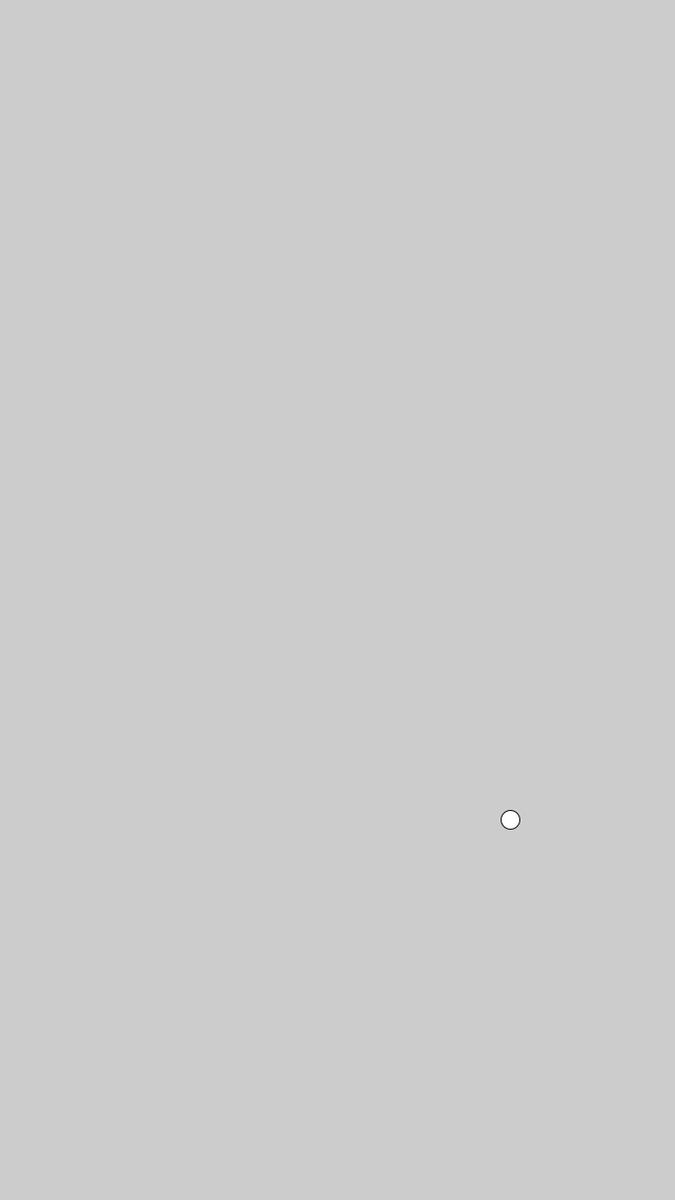
Frame 1 (no input)
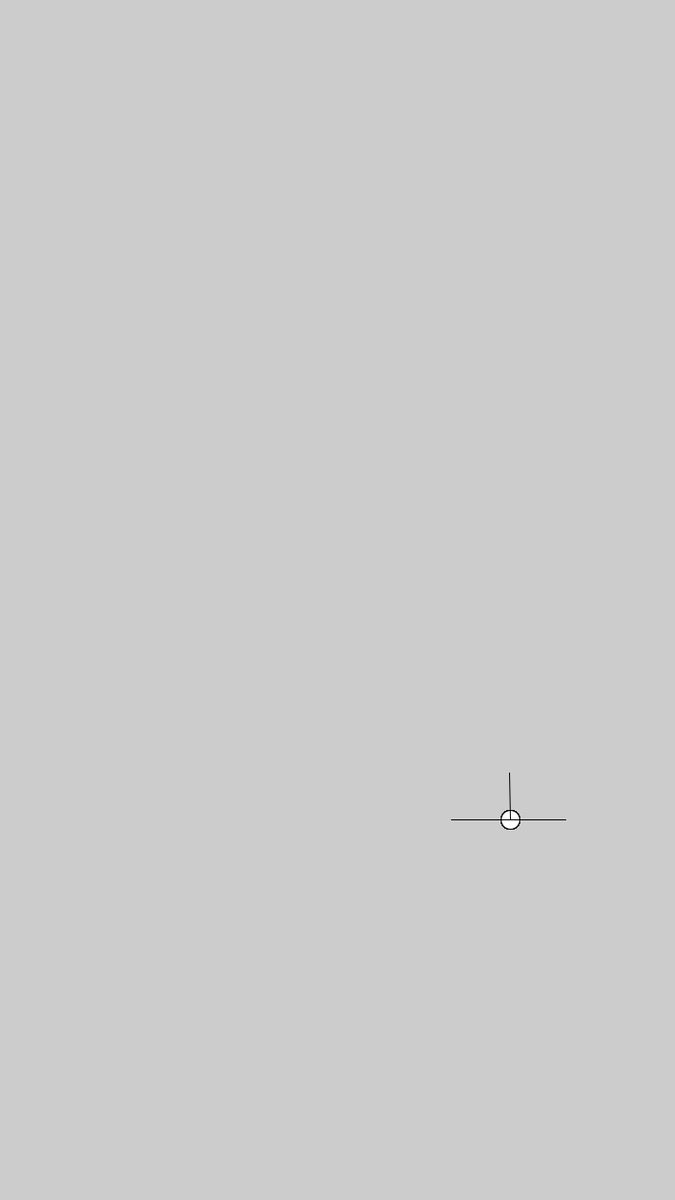
Frame 60 (the mouse pressed at the canvas centre just before this capture)
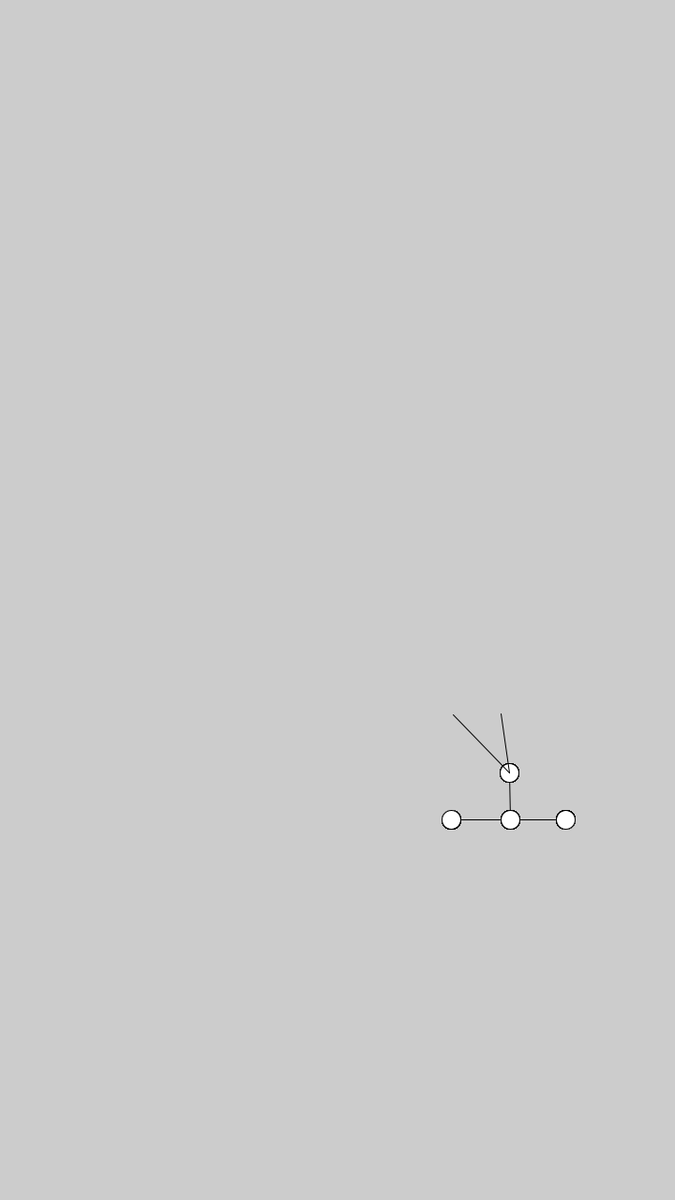
Frame 120 (the mouse held since frame 60 and released just before this capture)

The Processing sketch that drew these frames (run headless with seeded random() and noise(); from frame 60 on, the mouse is pressed at the canvas centre):

// Processing sketch: main
// ── main.pde
ArrayList<Cell> cells;
int cellSize, cols, rows;
float xoff, yoff, midx, midy;
int seconds;

Cell rc;
PVector rcl;

void setup() {
  size(720, 1280);

  //size(1600, 900);
  //noLoop();
  //noStroke();

  seconds = 0;

  cells = new ArrayList<Cell>();
  cellSize = 60;
  cols = (int)(width/(cellSize*1.0))-1;
  rows = 9;
  xoff = (width - (cols * cellSize))/2;
  yoff = (height - (rows * cellSize))/2; 

  for (int y = 0; y < rows; y++) {
    for (int x = 0; x < cols; x++) {

      if (random(100) < 60) {

        PVector l = new PVector();     
        l.x = x*cellSize + xoff + cellSize/2 + random(-cellSize/10, cellSize/10);
        l.y = y*cellSize + yoff + cellSize/2 + random(-cellSize/10, cellSize/10);

        Cell cell = new Cell(l, (int)(rows * x + y));
        cells.add(cell);
      }
    }
  }

  cells.get((int)(random(cells.size()))).active = true;
}

void draw() {
  //background(0);

  for (Cell c : cells) {
    c.render();
  }

  boolean done = false;

  if ((int)(frameCount % 60) == 0) {
    seconds++;
    //println(seconds, frameCount, frameRate);

    for (Cell c1 : cells) {
      if (c1.active == true && done == false) {
        for (float a = 0.0; a < (TWO_PI - PI/4); a+=PI/4) {

          float x = c1.l.x + cos(a) * cellSize;
          float y = c1.l.y + sin(a) * cellSize;

          for (Cell c2 : cells) {
            if (c1.id == c2.id) continue;
            if (c2.checkBounds(new PVector(x, y)) == true && c2.active == false) {
              line(c1.l.x, c1.l.y, c2.l.x, c2.l.y);
              c2.active = true;
              done = true;
            }
          }
        }
      }
    }

    int miss = 0;

    for (Cell c : cells) {
      if (c.active == false) miss++;
    }


    if (done == false && miss > 0) {
      println("Missing: ", miss);
      for (Cell c : cells) {
        if (c.active == false) {
          c.active = true;
          break;
        }
      }
    }
  }
}

class Cell {
  PVector l;
  int id;
  boolean active;
  int[] neighbours;

  Cell(PVector l, int id) {
    this.l    = l ;
    this.id   = id ;
    this.neighbours = new int[0];
    this.active = false;
  }

  void addNeighbour(int idx) {
    this.neighbours = (int[]) append(this.neighbours, idx);
  }

  boolean isNeighbour(int idx) {
    if (this.id == idx && this.active == true) return true;
    return false;
  }

  boolean checkBounds(PVector t) {
    if (t.x >= (this.l.x-cellSize/2) && t.x <= (this.l.x + cellSize/2) && 
      t.y >= (this.l.y-cellSize/2) && t.y <= (this.l.y + cellSize/2) ) 
      return true;
    return false;
  }

  void render() {


    //fill(#F0000F, 50);
    //noFill();
    //rect(this.l.x - cellSize/2, this.l.y - cellSize/2, cellSize, cellSize);

    if (this.active != true) return;

    fill(#FFFFFF);
    ellipse(this.l.x, this.l.y, 20, 20);

    //  print(this.id, " |\t");
    //  for (int i = 0; i < this.neighbours.length; i++) {
    //    print(this.neighbours[i], "\t");
    //  }
    //  println();
    //}
  }
}

void mousePressed() {
  for (Cell c : cells) {
    if (c.checkBounds(new PVector(mouseX, mouseY)) == true) {
      println(c.id, " pressed");
    }
  }
}
